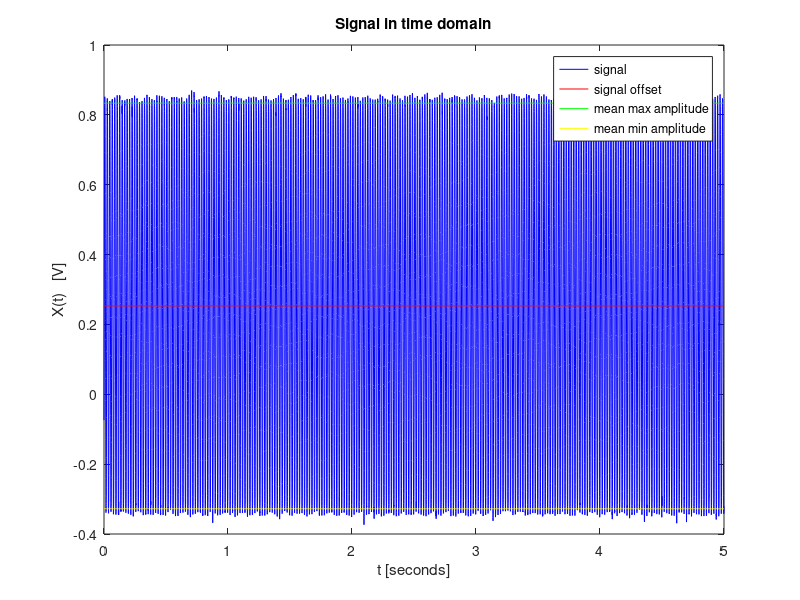
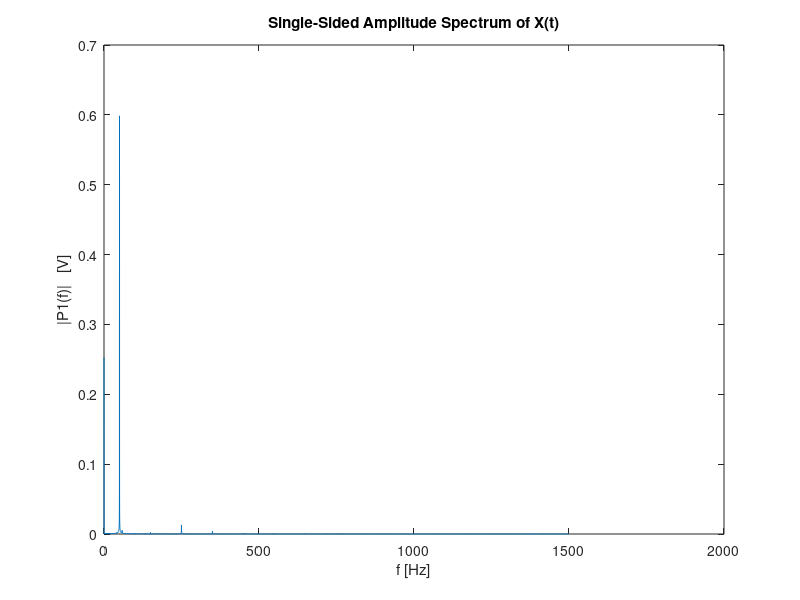

These figures' MATLAB source, in order:
%time domain

load('X.mat');
load('t.mat');

X1=X.*(1/0.0533);
S=mean(X);
z=length(X);
s=ones(z,1);
s1=S.*s;

i=1;

A=ones(z,1);

for i=1:z;
    if X(i) > 0.8;
        A(i)=A(i)*X(i);
    end
end

A(A==1) = []; %elimina tutti gli elementi del vettore uguali ad 1
A1=mean(A);
A2=A1.*s;

B=ones(z,1);

for i=1:z;
    if X(i) < -0.3;
        B(i)=B(i)*X(i);
    end
end

B(B==1) = [];
B1=mean(B);
B2=B1.*s;


figure(1)
plot(t,X,'b',t,s1,'r',t,A2,'g',t,B2,'y')
title('Signal in time domain')
xlabel('t [seconds]')
ylabel('X(t)   [V]')
legend('signal','signal offset','mean max amplitude', 'mean min amplitude')

%frequency domain
Fs=3000.03;
L = length(X);

Y = fft(X);
P2 = abs(Y/L);
P1 = P2(1:L/2+1);
P1(2:end-1) = 2*P1(2:end-1);
f = Fs*(0:(L/2))/L;
figure(2)
plot(f,P1)
title('Single-Sided Amplitude Spectrum of X(t)')
xlabel('f [Hz]')
ylabel('|P1(f)|   [V]')




